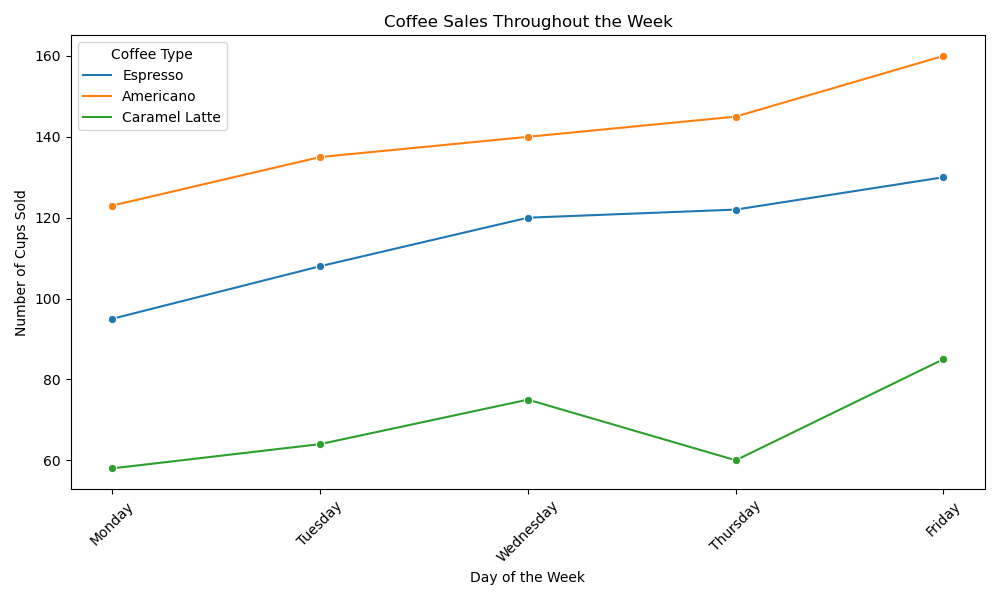

This chart was generated by the following Python code:

import pandas as pd
import seaborn as sns
import matplotlib.pyplot as plt

# Your data in a list of dicts, as provided
data = [
    {'Day': 'Monday', 'Espresso': 95, 'Americano': 123, 'Caramel Latte': 58},
    {'Day': 'Tuesday', 'Espresso': 108, 'Americano': 135, 'Caramel Latte': 64},
    {'Day': 'Wednesday', 'Espresso': 120, 'Americano': 140, 'Caramel Latte': 75},
    {'Day': 'Thursday', 'Espresso': 122, 'Americano': 145, 'Caramel Latte': 60},
    {'Day': 'Friday', 'Espresso': 130, 'Americano': 160, 'Caramel Latte': 85}
]

# Convert the list of dictionaries into a pandas DataFrame
df = pd.DataFrame(data)

# Melt the DataFrame so it's in 'tidy' format
df_melted = pd.melt(df, id_vars='Day', var_name='Coffee_Type', value_name='Sales')

# Create a lineplot using Seaborn
plt.figure(figsize=(10, 6))  # Set the figure size
sns.lineplot(data=df_melted, x='Day', y='Sales', hue='Coffee_Type', marker='o')  # Lineplot with markers

# Additional plot details
plt.title('Coffee Sales Throughout the Week')
plt.xlabel('Day of the Week')
plt.ylabel('Number of Cups Sold')
plt.xticks(rotation=45)  # Rotate x-axis labels if needed
plt.legend(title='Coffee Type')
plt.tight_layout()  # Adjust layout to avoid clipping of tick-labels

# Show/save the figure
plt.show()
# plt.savefig('coffee_sales.png')  # Uncomment to save the figure as 'coffee_sales.png'
